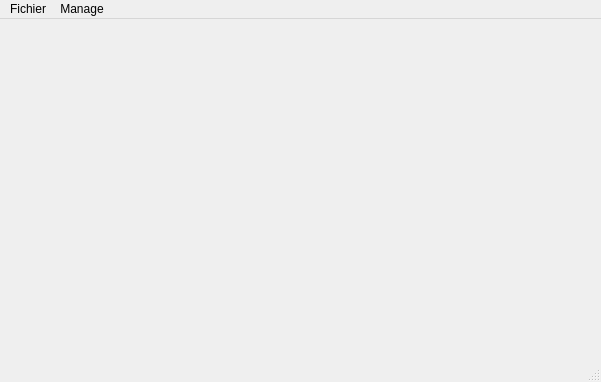
<?xml version="1.0" encoding="UTF-8"?>
<ui version="4.0">
 <class>MainWindow</class>
 <widget class="QMainWindow" name="MainWindow">
  <property name="geometry">
   <rect>
    <x>0</x>
    <y>0</y>
    <width>601</width>
    <height>382</height>
   </rect>
  </property>
  <property name="windowTitle">
   <string>MainWindow</string>
  </property>
  <widget class="QWidget" name="centralwidget"/>
  <widget class="QMenuBar" name="menubar">
   <property name="geometry">
    <rect>
     <x>0</x>
     <y>0</y>
     <width>601</width>
     <height>26</height>
    </rect>
   </property>
   <widget class="QMenu" name="menufile">
    <property name="title">
     <string>Fichier</string>
    </property>
    <addaction name="separator"/>
    <addaction name="Action_Model_Training_2"/>
    <addaction name="Action_Disease_Detection"/>
   </widget>
   <widget class="QMenu" name="menuManage">
    <property name="title">
     <string>Manage</string>
    </property>
    <addaction name="actionUsers"/>
    <addaction name="actionDiseases"/>
   </widget>
   <addaction name="menufile"/>
   <addaction name="menuManage"/>
  </widget>
  <widget class="QStatusBar" name="statusbar"/>
  <action name="Action_New_Recording">
   <property name="text">
    <string>New Recording</string>
   </property>
  </action>
  <action name="Action_Open_Recording">
   <property name="text">
    <string>Open Recording</string>
   </property>
  </action>
  <action name="Action_Open_Folder">
   <property name="text">
    <string>Open Folder</string>
   </property>
  </action>
  <action name="Action_Annotation">
   <property name="text">
    <string>Annotation</string>
   </property>
  </action>
  <action name="Action_Detect_Emotion">
   <property name="text">
    <string>Detect Emotion using Sklearn</string>
   </property>
  </action>
  <action name="Action_Model_Training">
   <property name="text">
    <string>Create Model using Sklearn</string>
   </property>
  </action>
  <action name="Action_Model_Training_2">
   <property name="text">
    <string>Créer un Modèle</string>
   </property>
  </action>
  <action name="Action_Disease_Detection">
   <property name="text">
    <string>Détecter une Maladie</string>
   </property>
  </action>
  <action name="actionUsers">
   <property name="text">
    <string>Utilisateurs</string>
   </property>
  </action>
  <action name="actionDiseases">
   <property name="text">
    <string>Maladies</string>
   </property>
  </action>
 </widget>
 <resources/>
 <connections/>
</ui>
